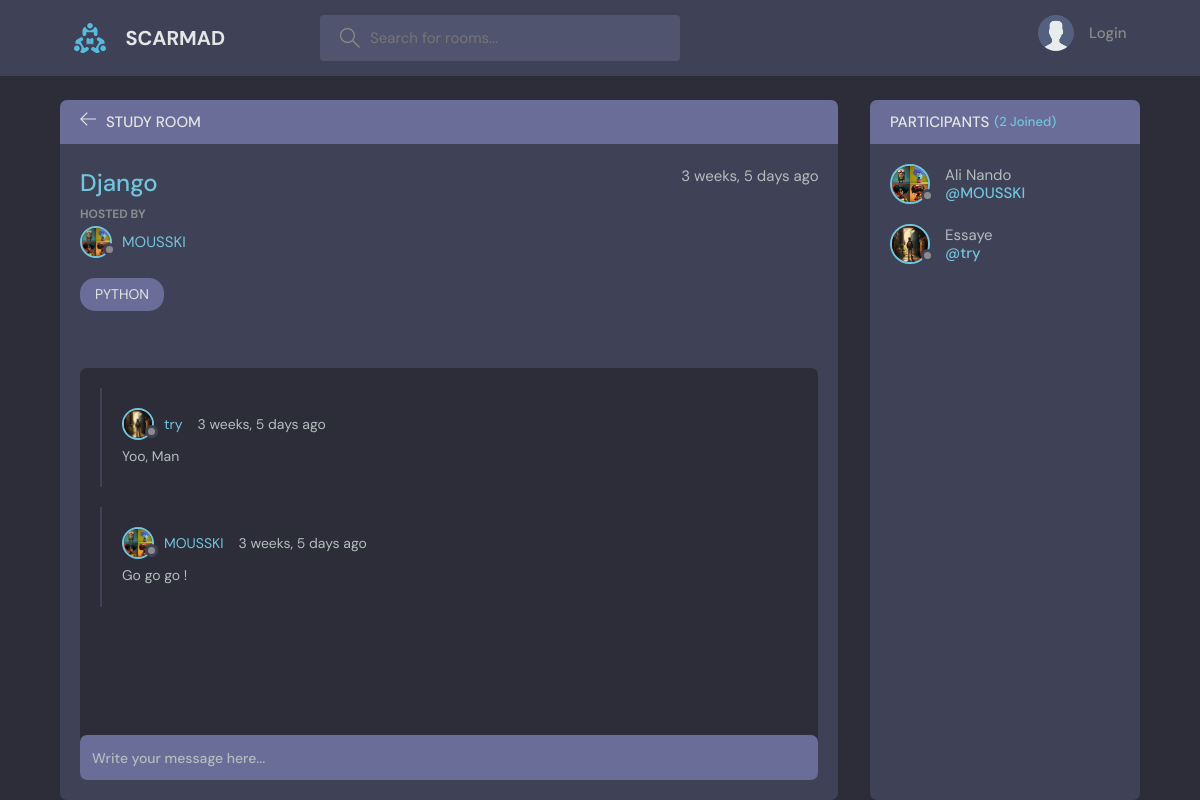
The page /room/1/ on the database its author committed.
### base/models.py (models this page shows, shortened)
class Room(models.Model):
    host = models.ForeignKey(User, models.SET_NULL, null=True, blank=True)
    topic = models.ForeignKey(Topic, models.SET_NULL, null=True, blank=True)
    name = models.CharField(max_length=200)
    description = models.TextField(null=True, blank=True)
    participants = models.ManyToManyField(
        User, related_name='participants', blank=True)
    updated = models.DateTimeField(auto_now=True)
    created = models.DateTimeField(auto_now_add=True)
    class Meta:  # utilisée pour fournir des options suplémentaires au modèle django
        ordering = ['-updated', '-created']

class User(AbstractUser): # AbstractUser = permet de personaliser le modèle d'utilisateur de base fourni par django
    name = models.CharField(max_length=200, null=True)
    email = models.EmailField(unique=True, null=True)
    bio = models.TextField(null=True)
    avatar = models.ImageField(null=True, default="avatar.svg")
    USERNAME_FIELD = 'email' # indique a Django que l'attribut 'email' doit être utilisé comme nom d'utilisateur a la place du champ "username
    REQUIRED_FIELDS = [] # champ supplémentaire

class Topic(models.Model):
    name = models.CharField(max_length=100)
    def __str__(self):
        return self.name

class Message(models.Model):
    user = models.ForeignKey(User, on_delete=models.CASCADE)
    room = models.ForeignKey(Room, on_delete=models.CASCADE)
    body = models.TextField()
    updated = models.DateTimeField(auto_now=True)
    created = models.DateTimeField(auto_now_add=True)
    class Meta:
        ordering = ['-updated', '-created']

### base/views.py (the view, shortened to what this page needs)
# urls.py: path('room/<str:pk>/', views.room, name='room'),
def room(request, pk): #pk = la variable utiliser dans le <str: > dans urls.py pour qu'il soit utiliser dans room.html
    room = Room.objects.get(id=pk)
    room_messages = room.message_set.all().order_by('-created')
    participants = room.participants.all()
    context = {'room': room, 'room_messages': room_messages, 'participants':participants}
    return render(request, 'base/room.html', context)

### base/templates/base/room.html (shortened to what this page needs)
{% extends 'main.html' %}
{% block content %}
<main class="profile-page layout layout--2">
      <div class="container">
        <div class="room">
          <div class="room__top">
            <div class="room__topLeft">
              <a href="{% url 'home' %}">
                <svg version="1.1" xmlns="http://www.w3.org/2000/svg" width="32" height="32" viewBox="0 0 32 32">
                  <title>arrow-left</title>
                  <path
                    d="M13.723 2.286l-13.723 13.714 13.719 13.714 1.616-1.611-10.96-10.96h27.625v-2.286h-27.625l10.965-10.965-1.616-1.607z"
                  ></path>
                </svg>
              </a>
              <h3>Study Room</h3>
            </div>
          </div>
          <div class="room__box scroll">
            <div class="room__header scroll">
              <div class="room__info">
                <h3>{{room.name}}</h3>
                <span>{{room.created|timesince}} ago</span>
              </div>
              <div class="room__hosted">
                <p>Hosted By</p>
                <a href="{% url 'user-profile' room.host.id %}" class="room__author">
                  <div class="avatar avatar--small">
                    <img src="{{room.host.avatar.url}}" />
                  </div>
                  <span>{{room.host.username}}</span>
                </a>
              </div>
              <span class="room__topics">{{room.topic}}</span>
            </div>
            <div class="room__conversation">
              <div class="threads scroll">
                {% for message in room_messages %}
                <div class="thread">
                  <div class="thread__top">
                    <div class="thread__author">
                      <a href="#" class="thread__authorInfo">
                        <div class="avatar avatar--small">
                          <img src="{{message.user.avatar.url}}" />
                        </div>
                        <span>{{message.user.username}}</span>
                      </a>
                      <span class="thread__date">{{message.created|timesince}} ago</span>
                    </div>
                  </div>
                  <div class="thread__details">
                   {{message.body}}
                  </div>
                </div>
                {% endfor %}
              </div>
            </div>
          </div>
          <div class="room__message">
            <form method="POST" action="">
                <input name="body" placeholder="Write your message here..." />
            </form>
          </div>
        </div>
        <div class="participants">
          <h3 class="participants__top">Participants <span>({{participants.count}} Joined)</span></h3>
          <div class="participants__list scroll">
            {% for user in participants %}
            <a href="{% url 'user-profile' user.id %}" class="participant">
              <div class="avatar avatar--medium">
                <img src="{{user.avatar.url}}" />
              </div>
              <p>
                {{user.name}}
                <span>@{{user.username}}</span>
              </p>
            </a>
            {% endfor %}
          </div>
        </div>
      </div>
</main>
{% endblock content %}

### rows shown on the page
Room: name "Django", created "3 weeks, 5 days", host.avatar (picture), host.username "MOUSSKI", topic "PYTHON"
Message: user.avatar (picture), user.username "try", created "3 weeks, 5 days", body "Yoo, Man"
Message: user.avatar (picture), user.username "MOUSSKI", created "3 weeks, 5 days", body "Go go go !"
User: avatar (picture), name "Ali Nando", username "MOUSSKI"
User: avatar (picture), name "Essaye", username "try"

### other values the page prints
{{ participants.count }} "2"
